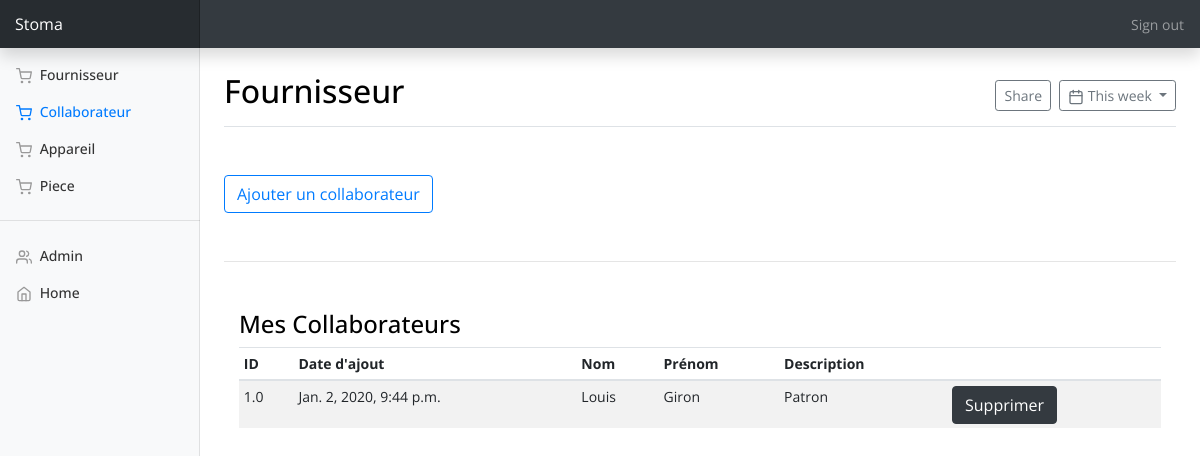
Screenshot of /collaborateurs/ (signed in) with the database file from the repository.
### apps/collaborateurs/models.py (models this page shows, shortened)
class Collaborateur(models.Model):
    date = models.DateTimeField(null=True, blank=True)
    id_collaborateur = models.FloatField(null=True, blank=True)
    first_name = models.CharField(max_length=70, null=True, blank=True)
    last_name = models.CharField(max_length=70, null=True, blank=True)
    description = models.CharField(max_length=200, null=True, blank=True)
    user_username = models.CharField(max_length=150, null=True, blank=True)

### apps/collaborateurs/views.py (the view)
# urls.py: path('collaborateurs/', views.view_display_collaborateur, name='display_collaborateur'),
@login_required
def view_display_collaborateur(request):
    collaborateur = Collaborateur.objects.filter(user_username=request.user.get_username())
    id_collaborateur = request.GET.get('get_id')
    if id_collaborateur:
	    collaborateur_to_delete = collaborateur.filter(id_collaborateur=id_collaborateur)
	    for collab in collaborateur_to_delete:
	    	collab.delete()
    context = {'collaborateur': collaborateur}
    return render(request, 'collaborateurs/display_collaborateurs.html', context)

### apps/collaborateurs/templates/collaborateurs/display_collaborateurs.html (shortened to what this page needs)
{% extends "home/base.html" %}
{% load static %}
{% block content %}
{% load crispy_forms_tags %}
<body>
<div class="upper-navbar">
    <nav class="navbar navbar-dark fixed-top bg-dark flex-md-nowrap p-0 shadow">
        <a class="navbar-brand col-sm-3 col-md-2 mr-0" href="{% url 'home' %}">Stoma</a>
        <ul class="navbar-nav px-3">
            <li class="nav-item text-nowrap">
                <a class="nav-link" href="{% url 'logout' %}">Sign out</a>
            </li>
        </ul>
    </nav>
</div>
<div class="container-fluid">
<div class="row">
<nav class="col-md-2 d-none d-md-block bg-light sidebar">
<div class="sidebar-sticky">
<ul class="nav flex-column">
<li class="nav-item">
<a class="nav-link" href="{% url 'display_fournisseur' %}">
<span data-feather="shopping-cart"></span>
              Fournisseur
            </a>
</li>
<li class="nav-item">
<a class="nav-link active" href="{% url 'display_collaborateur' %}">
<span data-feather="shopping-cart"></span>
              Collaborateur
            </a>
</li>
<li class="nav-item">
<a class="nav-link" href="{% url 'display_appareil' %}">
<span data-feather="shopping-cart"></span>
              Appareil
            </a>
</li>
<li class="nav-item">
<a class="nav-link" href="{% url 'display_piece' %}">
<span data-feather="shopping-cart"></span>
              Piece
            </a>
</li>
<hr/>
<li class="nav-item">
<a class="nav-link" href="{% url 'admin' %}">
<span data-feather="users"></span>
              Admin
</a>
</li>
<li class="nav-item">
<a class="nav-link" href="{% url 'home' %}">
<span data-feather="home"></span>
              Home <span class="sr-only">(current)</span>
</a>
</li>
</ul>
</div>
</nav>
</div>
</div>
<main class="col-md-9 ml-sm-auto col-lg-10 px-4" role="main">
<div class="d-flex justify-content-between flex-wrap flex-md-nowrap align-items-center pt-3 pb-2 mb-3 border-bottom">
<h1 class="h2">Fournisseur</h1>
<div class="btn-toolbar mb-2 mb-md-0">
<div class="btn-group mr-2">
<button class="btn btn-sm btn-outline-secondary" type="button">Share</button>
</div>
<button class="btn btn-sm btn-outline-secondary dropdown-toggle" type="button">
<span data-feather="calendar"></span>
            This week
          </button>
</div>
</div>
    <div class="container my-5">
        <div class="row">
            <a href="{% url 'register_collaborateur' %}">
                <button type="button" class="btn btn-outline-primary">
                    Ajouter un collaborateur
                </button>
            </a>
        </div>
    </div>
    <hr/>
    <div class="container my-5">
        <div class="row">
          <div class="col-md-12 order-md-1">
            <h4>Mes Collaborateurs</h4>
              <div class="table-responsive">
                <table class="table table-striped table-sm">
                  <thead>
                    <tr>
                      <th>ID</th>
                      <th>Date d'ajout</th>
                      <th>Nom</th>
                      <th>Prénom</th>
                      <th>Description</th>
                      <th></th>
                    </tr>
                  </thead>
                  <tbody>
                    {% for c in collaborateur %}
                    <tr>
                      <td>{{c.id_collaborateur}}</td>
                      <td>{{c.date}}</td>
                      <td>{{c.first_name}}</td>
                      <td>{{c.last_name}}</td>
                      <td>{{c.description}}</td>
                      <td>
                        <form method='GET'>
                          <button class="btn btn-dark" type="submit" value="{{c.id_collaborateur}}" name="get_id">
                            Supprimer
                          </button>
                        </form>
                      </td>
                    </tr>
                    {% endfor %}
                  </tbody>
                </table>
              </div>
          </div>
        </div>
    </div>
</main>
</body>
{% endblock content %}

### apps/home/static/home/css/dashboard.css (style rules this page uses)
body { font-size: .875rem; }
.feather { width: 16px; height: 16px; vertical-align: text-bottom; }
.sidebar { position: fixed; top: 0; bottom: 0; left: 0; z-index: 100; padding: 0; box-shadow: inset -1px 0 0 rgba(0, 0, 0, .1); }
.sidebar-sticky { position: -webkit-sticky; position: sticky; top: 48px; height: calc(100vh - 48px); padding-top: .5rem; overflow-x: hidden; overflow-y: auto; }
.sidebar .nav-link { font-weight: 500; color: #333; }
.sidebar .nav-link .feather { margin-right: 4px; color: #999; }
.sidebar .nav-link.active { color: #007bff; }
.sidebar .nav-link:hover .feather, .sidebar .nav-link.active .feather { color: inherit; }
.navbar-brand { padding-top: .75rem; padding-bottom: .75rem; font-size: 1rem; background-color: rgba(0, 0, 0, .25); box-shadow: inset -1px 0 0 rgba(0, 0, 0, .25); }
.border-bottom { border-bottom: 1px solid #e5e5e5; }

### apps/home/static/home/css/listings_styles.css (style rules this page uses)
* { margin: 0; padding: 0; -webkit-font-smoothing: antialiased; -webkit-text-shadow: rgba(0,0,0,.01) 0 0 1px; text-shadow: rgba(0,0,0,.01) 0 0 1px; }
body { font-family: 'Open Sans', sans-serif; font-size: 14px; font-weight: 400; background: #FFFFFF; color: #a5a5a5; }
div { display: block; position: relative; -webkit-box-sizing: border-box; -moz-box-sizing: border-box; box-sizing: border-box; }
ul { list-style: none; margin-bottom: 0px; }
a, a:hover, a:visited, a:active, a:link { text-decoration: none; -webkit-font-smoothing: antialiased; -webkit-text-shadow: rgba(0,0,0,.01) 0 0 1px; text-shadow: rgba(0,0,0,.01) 0 0 1px; }

### apps/home/templates/home/base.html (style rules this page uses)
h1, h2, h3, h4, h5, h6 { color:black; -webkit-font-smoothing: antialiased; }
.upper-navbar { height: 7vh; }

### rows the page displays
Collaborateur: id_collaborateur "1.0", date "Jan. 2, 2020, 9:44 p.m.", first_name "Louis", last_name "Giron", description "Patron"
